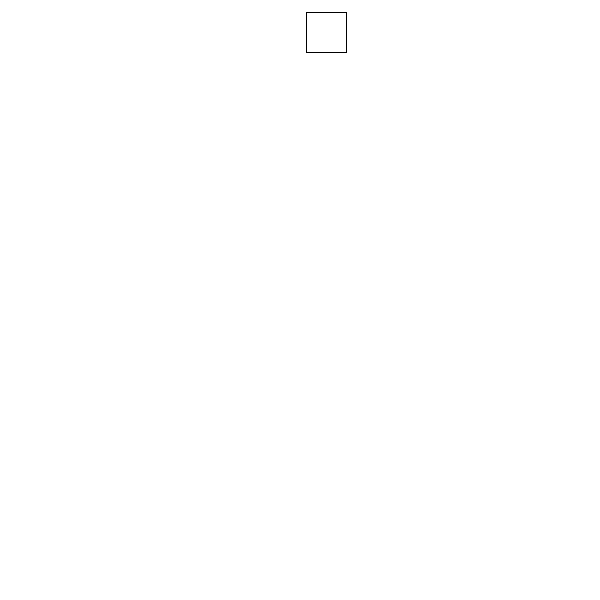
Frame 1 (no input)
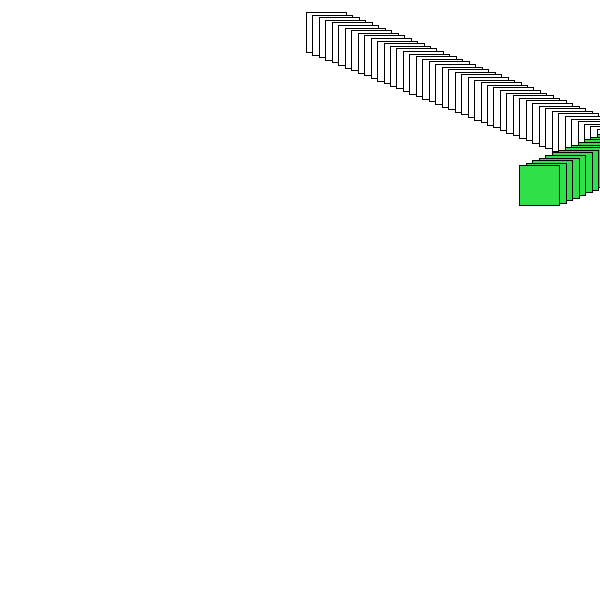
Frame 60 (the mouse pressed at the canvas centre just before this capture)
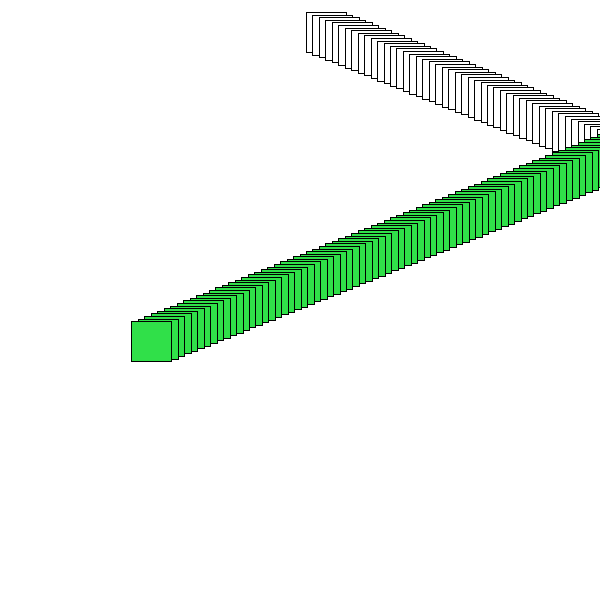
Frame 120 (the mouse held since frame 60 and released just before this capture)

The Processing sketch that drew these frames (run headless with seeded random() and noise(); from frame 60 on, the mouse is pressed at the canvas centre):

// Processing sketch: RectBounce
// ── RectBounce.pde
float x =300;
float y =10;
float xspeed = random(0,10);
float yspeed = random(0,10);
void setup(){
  size(600,600);
  background(255);
}

void draw(){
  x=x+xspeed;
  y=y+yspeed;
  rect(x,y,40,40);
  float R = random(0, 255);
  float G = random(0, 255);
  float B = random(0, 255);
  if(x > width || x<0){
    xspeed = xspeed* -1;
    fill(R,G,B);
  }else if(y>height || y<0){
    yspeed = yspeed *-1;
    fill(R,G,B);
  }
}
